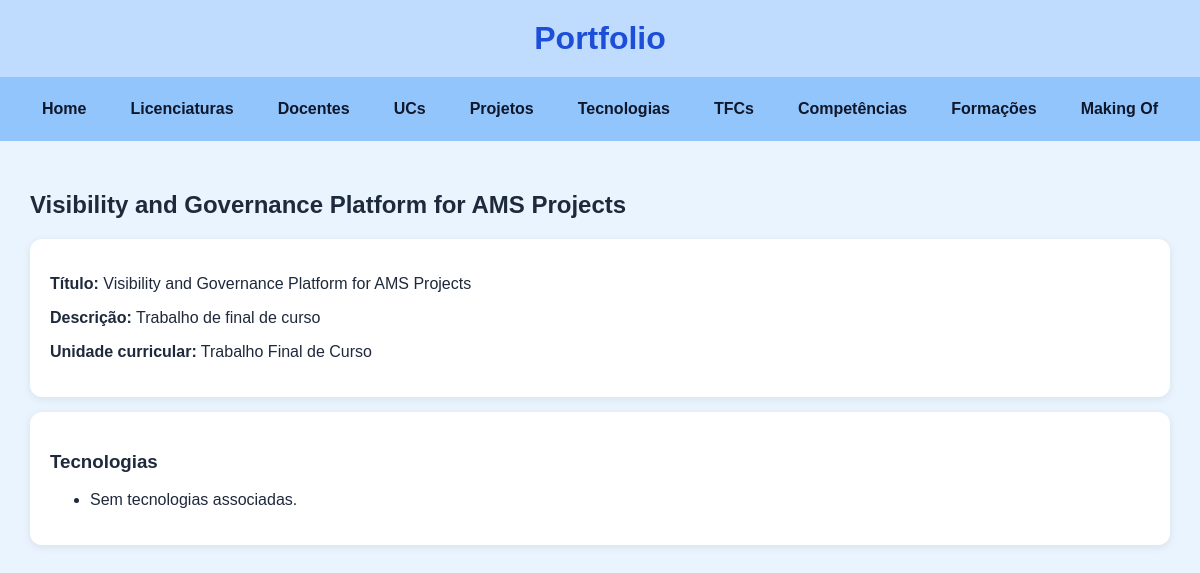
/portfolio/projetos/1/, run on an earlier commit of the app's database.
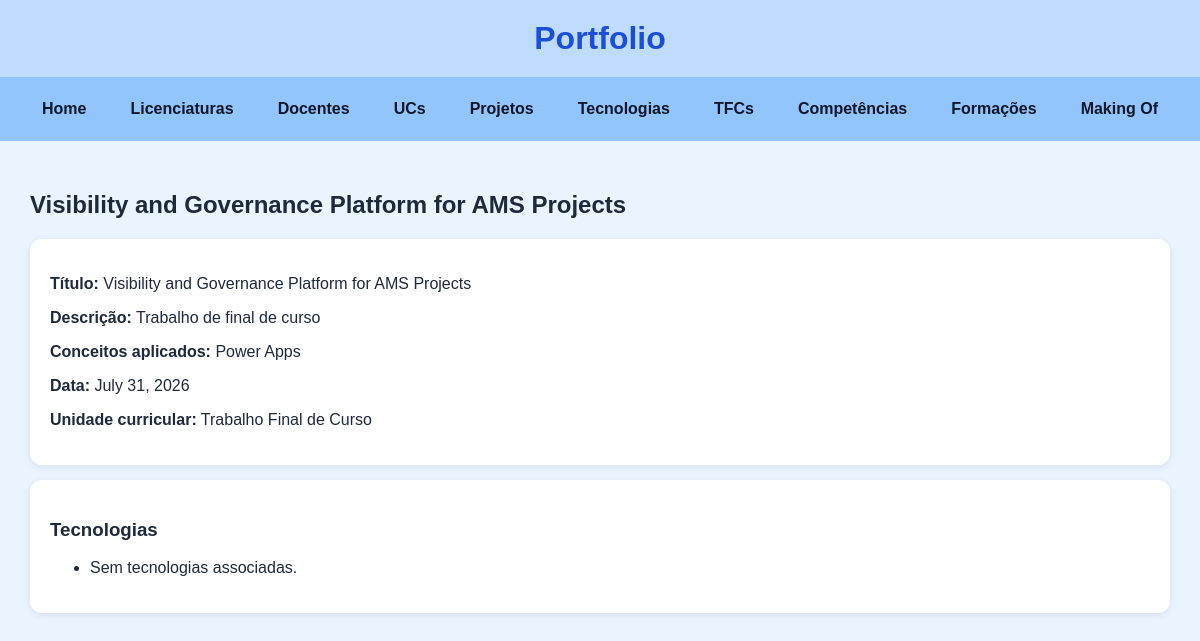
And on a later commit of the database.
### portfolio/models.py (models this page shows, shortened)
class Projeto(models.Model):
    titulo = models.CharField(max_length=150)
    descricao = models.TextField()
    conceitos_aplicados = models.TextField(blank=True)
    git_url = models.URLField(blank=True)
    demo_url = models.URLField(blank=True)
    video_url = models.URLField(blank=True)
    imagem = models.ImageField(upload_to='projetos/', blank=True, null=True)
    data = models.DateField(blank=True, null=True)
    unidade_curricular = models.ForeignKey(UnidadeCurricular, on_delete=models.CASCADE, related_name="projetos")
    tecnologias = models.ManyToManyField(Tecnologia, related_name="projetos", blank=True)

class UnidadeCurricular(models.Model):
    nome = models.CharField(max_length=150)
    codigo = models.CharField(max_length=30)
    ano = models.PositiveSmallIntegerField(blank=True, null=True)
    semestre = models.PositiveSmallIntegerField(blank=True, null=True)
    ects = models.PositiveSmallIntegerField(blank=True, null=True)
    descricao = models.TextField(blank=True)
    imagem = models.ImageField(upload_to='ucs/', blank=True, null=True)
    licenciatura = models.ForeignKey(Licenciatura, on_delete=models.CASCADE, related_name="ucs")
    docentes = models.ManyToManyField(Docente, related_name="ucs", blank=True)
    def __str__(self):
        return self.nome

### portfolio/views.py (the view)
# urls.py: path("projetos/<int:id>/", views.projeto_view, name="projeto"),
def projeto_view(request, id):
    projeto = Projeto.objects.get(id=id)
    return render(request, "portfolio/projeto.html", {"projeto": projeto})

### portfolio/templates/portfolio/projeto.html (shortened to what this page needs)
{% extends "portfolio/base.html" %}
{% block content %}
    <h2>{{ projeto.titulo }}</h2>
    <div class="card">
        <p><strong>Título:</strong> {{ projeto.titulo }}</p>
        {% if projeto.descricao %}
            <p><strong>Descrição:</strong> {{ projeto.descricao }}</p>
        {% endif %}
        {% if projeto.conceitos_aplicados %}
            <p><strong>Conceitos aplicados:</strong> {{ projeto.conceitos_aplicados }}</p>
        {% endif %}
        {% if projeto.data %}
            <p><strong>Data:</strong> {{ projeto.data }}</p>
        {% endif %}
        {% if projeto.unidade_curricular %}
            <p><strong>Unidade curricular:</strong> {{ projeto.unidade_curricular }}</p>
        {% endif %}
    </div>
    <div class="card">
        <h3>Tecnologias</h3>
        <ul>
            {% for tecnologia in projeto.tecnologias.all %}
                <li>{{ tecnologia.nome }}</li>
            {% empty %}
                <li>Sem tecnologias associadas.</li>
            {% endfor %}
        </ul>
    </div>
{% endblock %}

What changed in the data, as far as the page shows it:
changed Projeto "Visibility and Governance Platform for AMS Projects": conceitos_aplicados (not shown) → "Power Apps"; data (not shown) → "July 31, 2026"
Also different on the page:
text now shown: "Conceitos aplicados: Data:"
